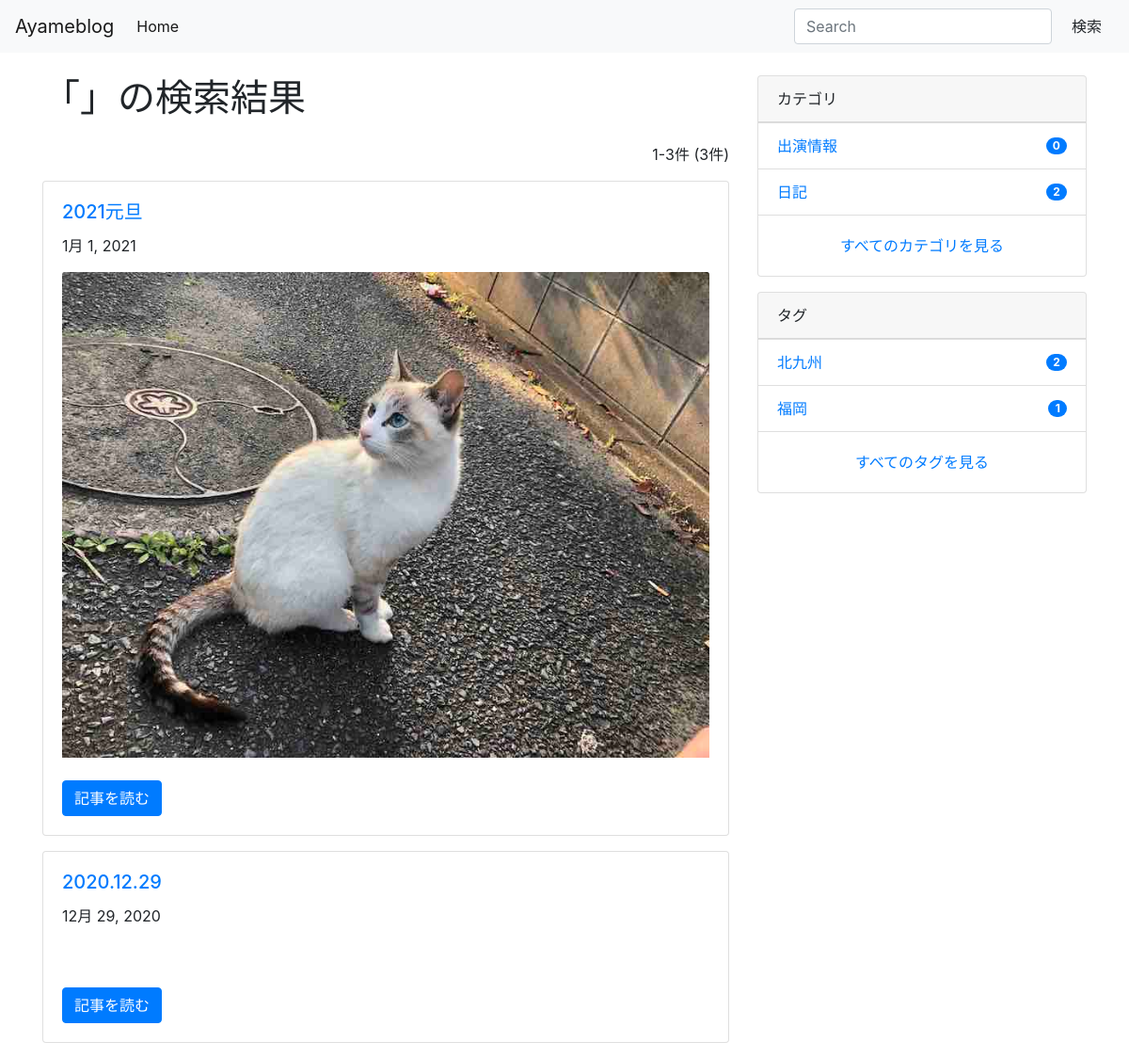
The app's page /search/, older data.
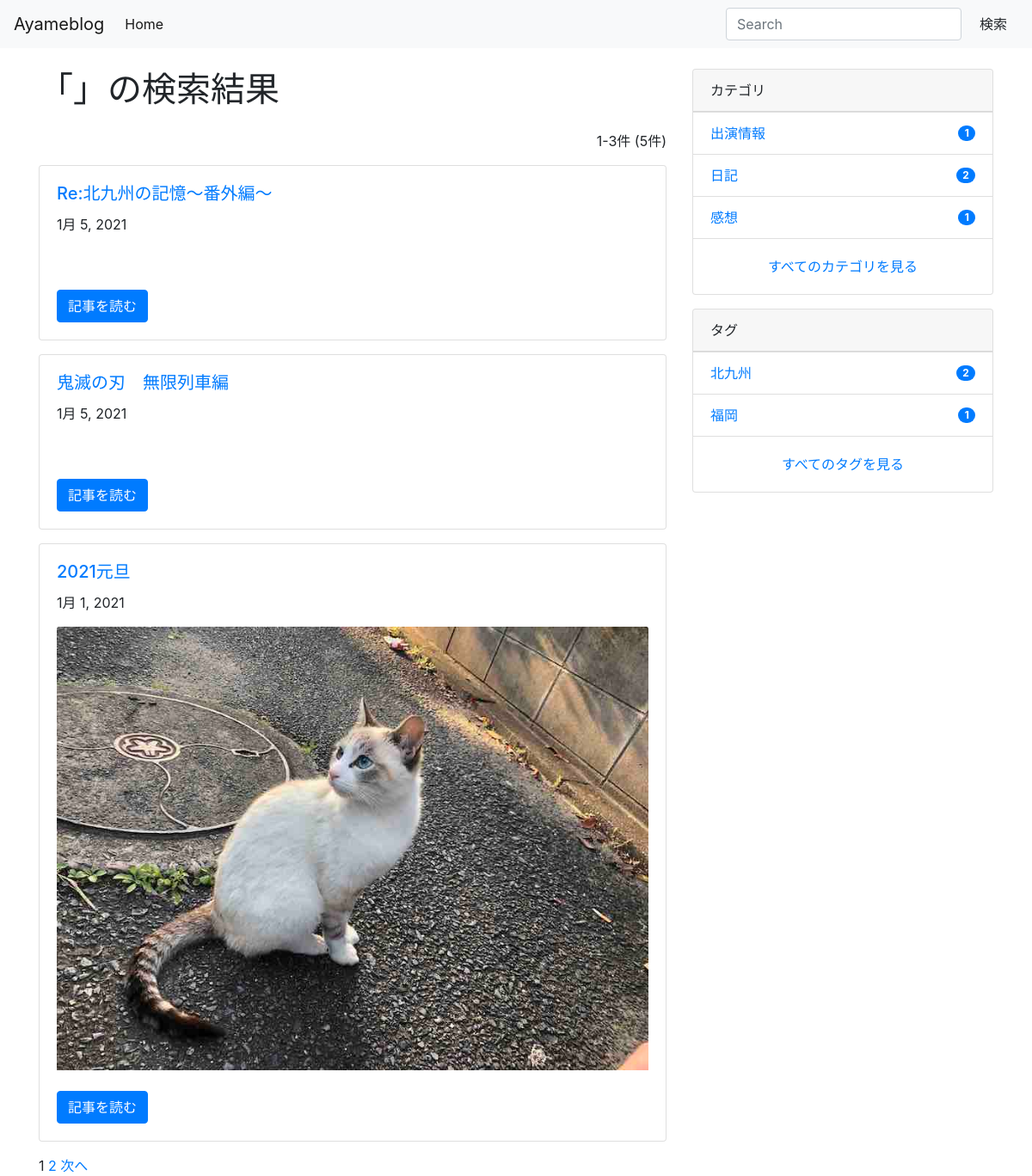
The same page, newer data.
### blog/models.py (models this page shows, shortened)
class Post(models.Model):
    category = models.ForeignKey(Category, on_delete=models.PROTECT)
    tags = models.ManyToManyField(Tag, blank=True)
    title = models.CharField(max_length=255)
    content = models.TextField()
    description = models.TextField(blank=True)
    created_at = models.DateTimeField(auto_now_add=True)
    updated_at = models.DateTimeField(blank=True, null=True)
    published_at = models.DateTimeField(blank=True, null=True)
    is_public = models.BooleanField(default=False)
    image = models.ImageField(upload_to='post_images/', null=True, blank=True)
    class Meta:
        ordering = ['-created_at']

class Category(models.Model):
    name = models.CharField(max_length=255)
    slug = models.SlugField(unique=True)
    timestamp = models.DateTimeField(auto_now_add=True)

class Tag(models.Model):
    name = models.CharField(max_length=255)
    slug = models.SlugField(unique=True)
    timestamp = models.DateTimeField(auto_now_add=True)

### blog/views.py (the view)
# urls.py: path('search/', SearchPostView.as_view(), name='search_post'),
class SearchPostView(ListView):
    model = Post
    template_name = 'blog/search_post.html'
    paginate_by = 3
    def get_queryset(self):
        query = self.request.GET.get('q', None)
        lookups = (
            Q(title__icontains=query) |
            Q(content__icontains=query) |
            Q(category__name__icontains=query) |
            Q(tags__name__icontains=query)
            )
        if query is not None:
            qs = super().get_queryset().filter(lookups).distinct()
            return qs
        qs = super().get_queryset()
        return qs
    def get_context_data(self, **kwargs):
        context = super().get_context_data(**kwargs)
        query = self.request.GET.get('q')
        context['query'] = query
        return context

### ayameblog/context_processors.py (called while the page is built)
def common(request):
    context = {
        'categories': Category.objects.annotate(
            num_posts=Count('post', filter=Q(post__is_public=True))),
        'tags': Tag.objects.annotate(
            num_posts=Count('post', filter=Q(post__is_public=True))),
    }
    return context

### blog/templates/blog/search_post.html (shortened to what this page needs)
{% extends 'base.html' %}
{% block content %}
<div class="container">
  <div class="row">
    <main class="col-md-8">
      <h1 class="mb-4">「{% if query %}{{ query }}{% endif %}」の検索結果</h1>
      <p class="text-right">{{ page_obj.start_index }}-{{ page_obj.end_index }}件 ({{ paginator.count }}件)</p>
      {% include "blog/snippets/main_post_list.html" %}
      {% include "blog/snippets/pagination.html" %}
    </main>
    <aside class="col-md-4">
      {% include "blog/snippets/sidebar.html" %}
    </aside>
  </div>
</div>
{% endblock %}

### blog/templates/blog/snippets/main_post_list.html (shortened to what this page needs)
{% for post in object_list %}
{% if user.is_authenticated or post.is_public %}
<div class="card mb-3">
  <div class="card-body">
    <a href="{% url 'blog:post_detail' post.id %}">
      <h5 class="card-title">{{ post.title }}</h5>
    </a>
    <p class="card-text">{{ post.published_at|date }}</p>
    {% if post.image %}
    <a href="{% url 'blog:post_detail' post.id %}">
      <img class="card-img-top" src="{{ post.image.url }}" alt="{{ post.title }}">
    </a>
    {% endif %}
    <br>
    <br>
    <a href="{% url 'blog:post_detail' post.id %}" class="btn btn-primary">記事を読む</a>
  </div>
</div>
{% endif %}
{% empty %}
<p>まだ投稿はありません。</p>
{% endfor %}

### blog/templates/blog/snippets/sidebar.html
<div class="card mb-3">
    <div class="card-header">
      カテゴリ
    </div>
    <ul class="list-group list-group-flush">
      {% for category in categories|dictsort:"id" %}
      <li class="list-group-item d-flex justify-content-between align-items-center">
        <a href="{% url 'blog:category_post' category.slug %}" class="card-link">{{ category.name }}</a>
        <span class="badge badge-primary badge-pill">{{ category.num_posts }}</span>
      </li>
      {% endfor %}
    </ul>
    <div class="card-body text-center">
      <a href="{% url 'blog:category_list' %}" class="card-link">すべてのカテゴリを見る</a>
    </div>
  </div>
  <div class="card">
    <div class="card-header">
      タグ
    </div>
    <ul class="list-group list-group-flush">
      {% for tag in tags|dictsortreversed:"num_posts"|slice:":5" %}
      <li class="list-group-item d-flex justify-content-between align-items-center">
        <a href="{% url 'blog:tag_post' tag.slug %}" class="card-link">{{ tag.name }}</a>
        <span class="badge badge-primary badge-pill">{{ tag.num_posts }}</span>
      </li>
      {% endfor %}
    </ul>
    <div class="card-body text-center">
      <a href="{% url 'blog:tag_list' %}" class="card-link">すべてのタグを見る</a>
    </div>
  </div>

Row changes from the older to the newer data that the page shows:
no longer on this page (row unchanged): Post: title "2020.12.29", published_at "12月 29, 2020"
added Post: title "Re:北九州の記憶～番外編～", published_at "1月 5, 2021"
added Post: title "鬼滅の刃 無限列車編", published_at "1月 5, 2021"
computed for Category "出演情報": num_posts "0" → "1"
added Category: name "感想", num_posts "1"
Text that changed along with them:
{{ paginator.count }}: "3" → "5"
new list line: "1"
new list line: "2"
text now shown: "次へ"
